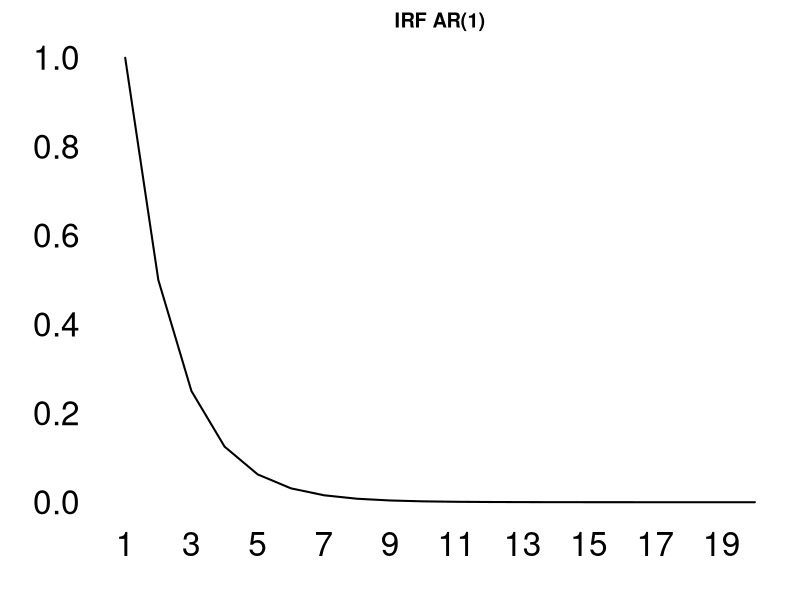
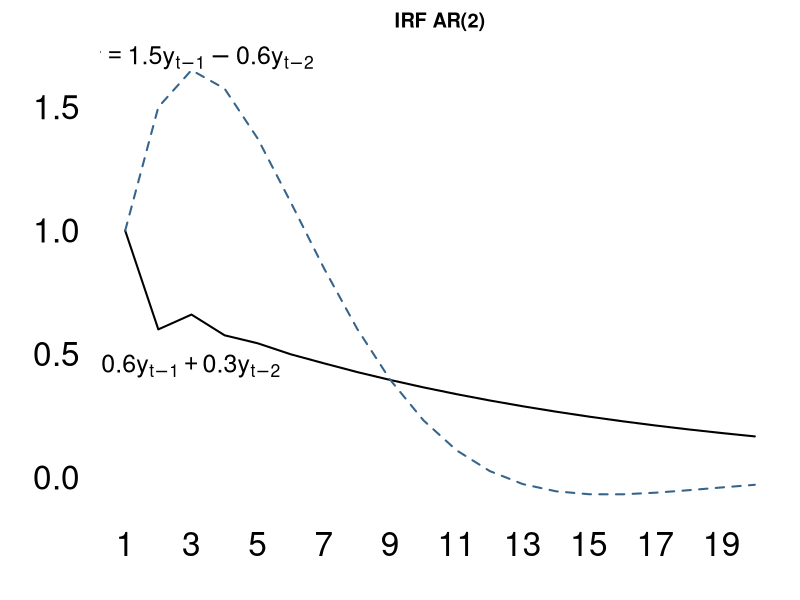

R code for these plots, in order:
# Simulate Impulse Response Function for AR(2) model
par(mar=c(4,5,2,1),las=1,cex.axis=2,cex.lab=2)

# Response function AR(1) model
y<-c(1,.5*1,rep(NA,18))
for(i in 3:length(y)){y[i]=.5*y[i-1] }

plot(y,type="l",lwd=2,ylim=c(0,1),xlab="",ylab="",axes=FALSE,main='IRF AR(1)')
axis(1,tick=FALSE,at=1:20);axis(2,tick=FALSE)

# Response functions AR(2) model
y1<-c(1,.6*1,rep(NA,18))
for(i in 3:20){
  y1[i]=.6*y1[i-1]+.3*y1[i-2]
}

y2<-c(1,1.5*1,rep(NA,18))
for(i in 3:20){
  y2[i]=1.5*y2[i-1]+-.6*y2[i-2]
}

# Plot results
plot(y1,type="l",lwd=2,ylim=c(-.1,1.7),xlab="",ylab="",axes=FALSE,
     main='IRF AR(2)')
lines(y2,lwd=2,col="steelblue4",lty=2)
axis(1,tick=FALSE,at=1:20);axis(2,tick=FALSE)

text(2.4,y1[2]-.15,cex=1.5,expression(y==paste(0.6*y[t-1]+0.3*y[t-2])))
text(3.3,y2[3]+.05,cex=1.5,expression(y==paste(1.5*y[t-1]-0.6*y[t-2])))

## FIN